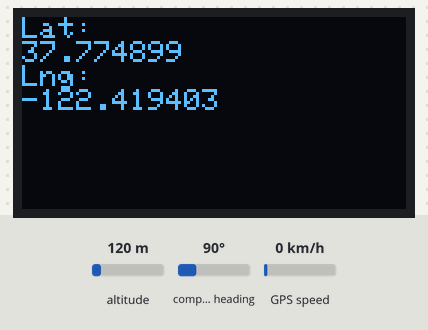
Bench run of a sketch on a simulated ESP32. Parts: 128×64 one-colour display. The test bench sets the inputs (shaded band); at power-on: altitude 120 m, compass heading 90°, GPS speed 0 km/h. WiFi joins after 1.5 s; servers stay silent unless stated; the GPS gets a fix after 3 s at 37.7749, -122.4194 with 8 satellites; what the sketch prints to the serial monitor is not drawn.

Above: at 3.9 s.

The sketch:

GPS_Tracker_oled_lora_v1.ino
```cpp
//***********success 08/11/2020 12:05AM
#include <TinyGPS++.h>
#include <HardwareSerial.h>
#include <WiFi.h>
#include <Wire.h>               // Only needed for Arduino 1.6.5 and earlier
#include <Adafruit_GFX.h>
#include <Adafruit_SSD1306.h>
#include <BlynkSimpleEsp32.h>
#define OLED_SDA 4
#define OLED_SCL 15
#define OLED_RST 16
#define SCREEN_WIDTH 128 // OLED display width, in pixels
#define SCREEN_HEIGHT 64 // OLED display height, in pixels
float latitude , longitude;
String  lat_str , lng_str;
const char *ssid =  "Vino";     // Enter your WiFi Name
const char *pass =  "Secret"; // Enter your WiFi Password
char auth[] = "Secret";
WidgetMap myMap(V0);
Adafruit_SSD1306 display(SCREEN_WIDTH, SCREEN_HEIGHT, &Wire, OLED_RST);
WiFiClient client;
TinyGPSPlus gps;
HardwareSerial SerialGPS(1);
void setup()
{
  Serial.begin(115200);
  Serial.println("Connecting to ");
  Serial.println(ssid);
  WiFi.begin(ssid, pass);
  while (WiFi.status() != WL_CONNECTED)
  {
    delay(500);
    Serial.print(".");              // print ... till not connected
  }
  Serial.println("");
  Serial.println("WiFi connected");
   Wire.begin(OLED_SDA, OLED_SCL);
  if(!display.begin(SSD1306_SWITCHCAPVCC, 0x3c)) { // Address 0x3C for 128x32
    Serial.println(F("SSD1306 allocation failed"));
    for(;;); // Don't proceed, loop forever
  }
  display.clearDisplay();
  display.setTextColor(WHITE);
  display.setTextSize(1);
  display.setCursor(0,0);
  display.println(F("hello"));
  delay(1000);
  SerialGPS.begin(9600, SERIAL_8N1, 12, 13);
  Blynk.begin(auth, ssid, pass);
  Blynk.virtualWrite(V0, "clr");
}
void loop()
{
  while (SerialGPS.available() > 0) {
    if (gps.encode(SerialGPS.read()))
    {
      if (gps.location.isValid())
      {
        latitude = gps.location.lat();
        lat_str = String(latitude , 6);
        longitude = gps.location.lng();
        lng_str = String(longitude , 6);
        Serial.print("Latitude = ");
        Serial.println(lat_str);
        Serial.print("Longitude = ");
        Serial.println(lng_str);
        display.clearDisplay();
        display.setCursor(0,0);
        display.println(F("Lat:"));
        display.println(lat_str);
        display.println(F("Lng:"));
        display.println(lng_str);
        Blynk.virtualWrite(V0, 1, latitude, longitude, "Location");
        display.display();
      }
     delay(1000);
     Serial.println();
    }
  }
  Blynk.run();
}
```
